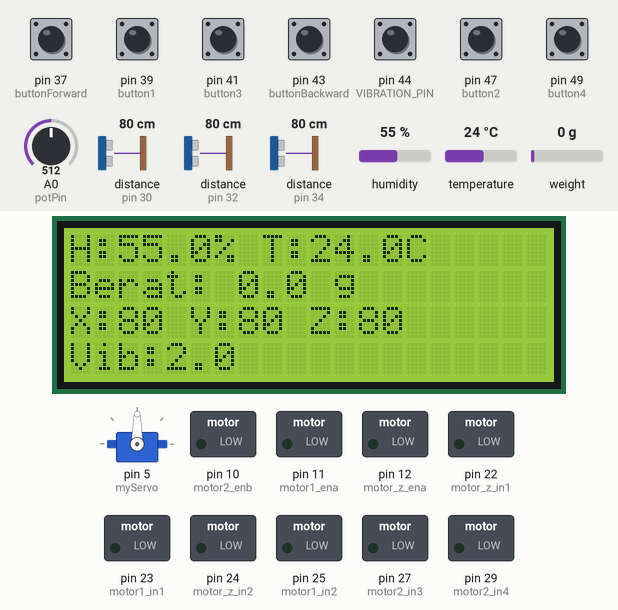
This sketch was run on a simulated Arduino Mega 2560, built with avr-gcc and run on an emulated ATmega2560. On the bench: servo, 20×4 character LCD, switched loads named in the sketch (green lamp = pin HIGH). Wiring (inferred from the names in the program): 3 × ultrasonic range finder: trigger pin 2, echo pin 30 / trigger pin 3, echo pin 32 / trigger pin 8, echo pin 34. The inputs (shaded band) are chosen by the test bench; at power-on: pin 37 (buttonForward), pin 39 (button1), pin 41 (button3), pin 43 (buttonBackward), pin 44 (VIBRATION_PIN), pin 47 (button2), pin 49 (button4) HIGH, temperature 24 °C, A0 (potPin) = 512, distance to the obstacle (sensors on pin 30, pin 32, pin 34) 80 cm, humidity 55 %, weight on the scale 0 g. The echo pulse lasts 58.3 µs per cm; pins used as bus, display or sensor lines are not drawn; what the sketch prints to the serial monitor is not drawn.

Above: at 2.2 s.
2.3 s: temperature set to 10.5 °C
At 4.3 s:
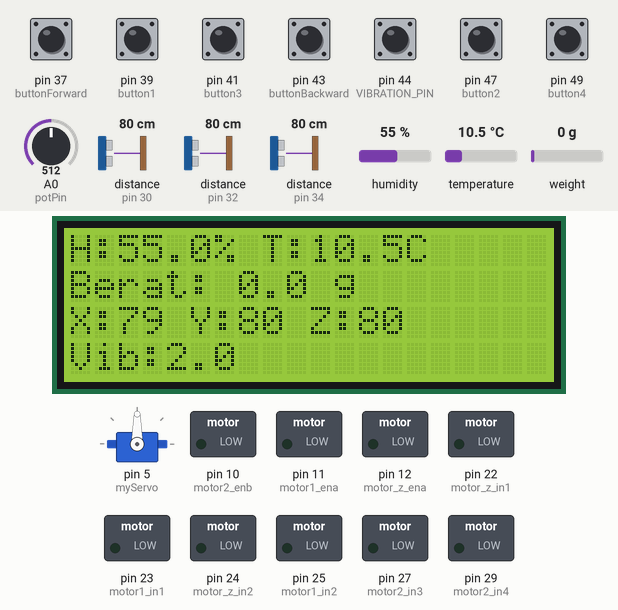
7.2 s: temperature set to 9.6 °C
At 11.8 s:
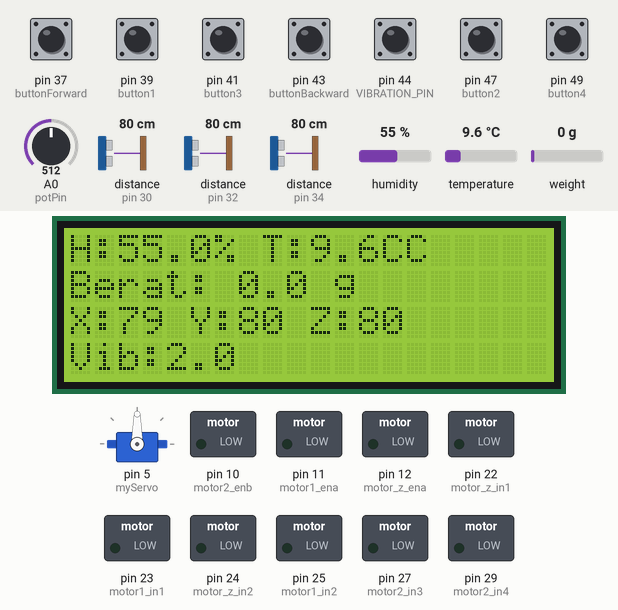
12.7 s: A0 (potPin) set to 251
19.2 s: A0 (potPin) set to 224
At 20.5 s:
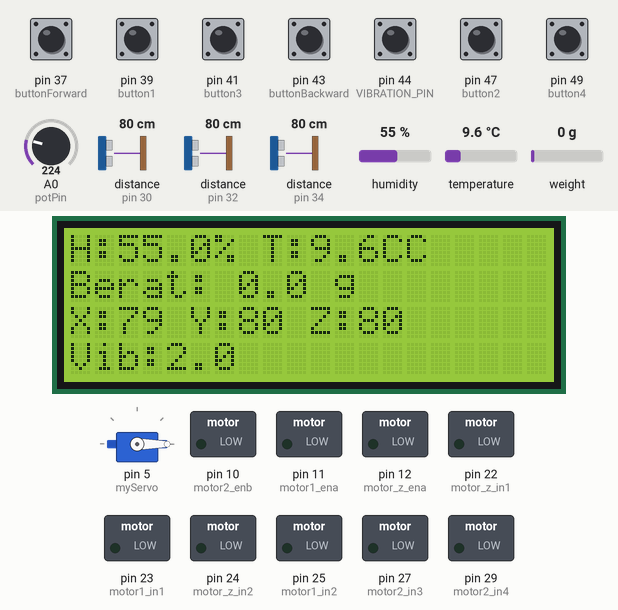
20.8 s: pin 43 (buttonBackward) pulled LOW for 0.15 s
At 22.0 s:
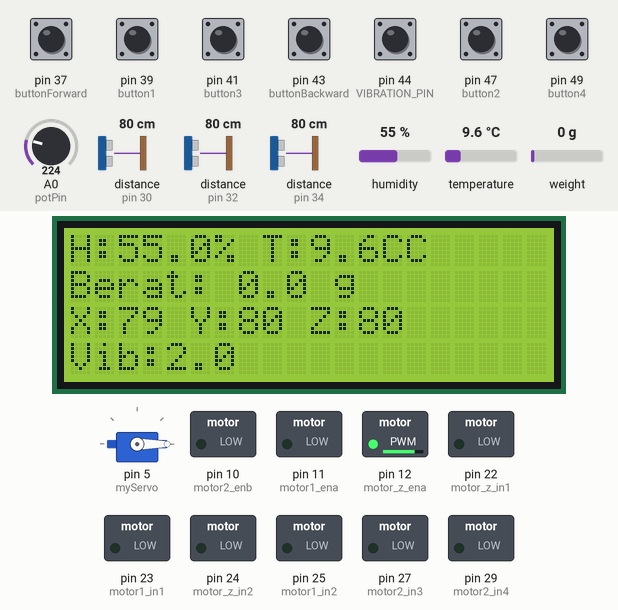
23.2 s: pin 37 (buttonForward) pulled LOW for 1 s
At 24.0 s:
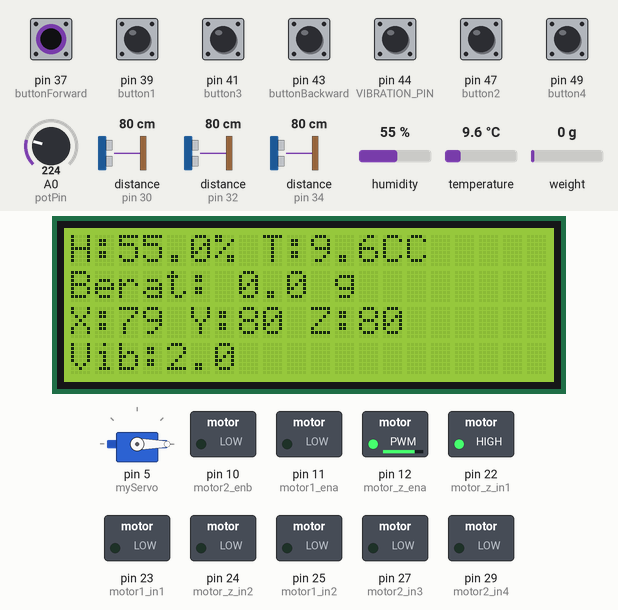
Timing chart, 0 to 26.2 s (numbered marks = the images above; inputs shaded):
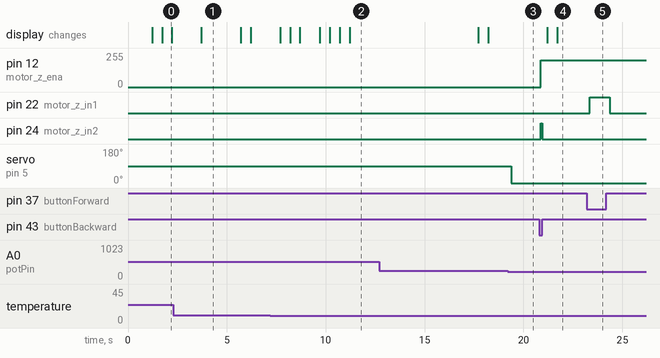

The sketch:

program_mega_fikss.ino
```cpp
//library
#include <Servo.h>
#include <DHT.h>
#include <Wire.h>
#include <LiquidCrystal_I2C.h>
#include "HX711.h"

// Konfigurasi Servo
Servo myServo;
int potPin = A0;
int potValue = 0;
int servoAngle = 90;

// Konfigurasi DHT22
#define dht_pin 35
#define dht_type DHT22
DHT dht22(dht_pin, dht_type);

// Konfigurasi HCSR04
#define triq1 8
#define echo1 34
#define triq3 2
#define echo3 30
#define triq2 3
#define echo2 32

// Konfigurasi Sensor Getaran
#define VIBRATION_PIN 44
unsigned long lastVibrationTime = 0;
unsigned long vibrationInterval = 0;
unsigned long noVibrationTime = 0;
// int vibrationCount = 0;
float vibrationFrequency = 0;

// Konfigurasi HX711
#define DT 46
#define SCK 48
HX711 scale;
float calibration_factor = -81.0;

// Konfigurasi LCD
LiquidCrystal_I2C lcd(0x27, 20, 4);

// Konfigurasi button
const int button1 = 39; //motor 1 kri
const int button2 = 47; //motor 1 kanan
const int button3 = 41; //motor 2 naik
const int button4 = 49; //motor 2 turun
const int buttonForward = 37; //maju
const int buttonBackward = 43; //mundur
//motor kri kanan (X)
const int motor1_in1 = 23;
const int motor1_in2 = 25;
const int motor1_ena = 11;
//motor atas bawah (Y)
const int motor2_in3 = 27;
const int motor2_in4 = 29;
const int motor2_enb = 10;
//motor maju mundur(z)
const int motor_z_in1 = 22;
const int motor_z_in2 = 24;
const int motor_z_ena = 12;

int x = 0; int y = 0; int z = 0;

// Timer untuk interval pembacaan sensor
unsigned long lastSensorReadTime = 0;
const unsigned long sensorInterval = 500; // Interval pembacaan sensor dalam ms

// Data sensor
float humi, temp, weight;
long jarakX, jarakY, jarakZ;

void setup() {
  Serial1.begin(115200); // Serial untuk komunikasi ke ESP8266
  Serial.begin(9600);  // Serial untuk debugging

  dht22.begin();

  pinMode(triq1, OUTPUT);
  pinMode(echo1, INPUT);
  pinMode(triq2, OUTPUT);
  pinMode(echo2, INPUT);
  pinMode(triq3, OUTPUT);
  pinMode(echo3, INPUT);
  pinMode(VIBRATION_PIN, INPUT_PULLUP);

  pinMode(button1, INPUT_PULLUP);
  pinMode(button2, INPUT_PULLUP);
  pinMode(button3, INPUT_PULLUP);
  pinMode(button4, INPUT_PULLUP);
  pinMode(buttonForward, INPUT_PULLUP);
  pinMode(buttonBackward, INPUT_PULLUP);

  pinMode(motor1_in1, OUTPUT);
  pinMode(motor1_in2, OUTPUT);
  pinMode(motor1_ena, OUTPUT);

  pinMode(motor2_in3, OUTPUT);
  pinMode(motor2_in4, OUTPUT);
  pinMode(motor2_enb, OUTPUT);

  pinMode(motor_z_in1, OUTPUT);
  pinMode(motor_z_in2, OUTPUT);
  pinMode(motor_z_ena, OUTPUT);

  myServo.attach(5);

  lcd.init();
  lcd.backlight();

  scale.begin(DT, SCK);
  scale.set_scale(calibration_factor);
  scale.tare();
}

void loop() {
  unsigned long currentMillis = millis();

  // Membaca sensor setiap interval
  if (currentMillis - lastSensorReadTime >= sensorInterval) {
    lastSensorReadTime = currentMillis;

    humi = dht22.readHumidity();
    temp = dht22.readTemperature();
    jarakX = readUltrasonic(triq1, echo1);
    jarakY = readUltrasonic(triq3, echo3);
    jarakZ = readUltrasonic(triq2, echo2);
    weight = scale.get_units();
    weight = (abs(weight) < 1.0) ? 0 : weight;

    updateVibration();

    // Menampilkan data di LCD
    lcd.setCursor(0, 0);
    lcd.print("H:" + String(humi, 1) + "% T:" + String(temp, 1) + "C");
    lcd.setCursor(0, 1);
    lcd.print("Berat: " + String(weight, 1) + " g");
    lcd.setCursor(0, 2);
    lcd.print("X:" + String(jarakX) + " Y:" + String(jarakY) + " Z:" + String(jarakZ));
    lcd.setCursor(0, 3);
    lcd.print("Vib:" + String(vibrationFrequency, 1));

    // delay(200);
    // Mengirim data ke ESP8266 berulang
    sendDataToESP8266();

    // Debugging data pada Serial Monitor
    Serial.println("=== Debugging Data ===");
    Serial.print("Humidity: "); Serial.print(humi); Serial.println("%");
    Serial.print("Temperature: "); Serial.print(temp); Serial.println(" C");
    Serial.print("Distance X: "); Serial.print(jarakX); Serial.println(" cm");
    Serial.print("Distance Y: "); Serial.print(jarakY); Serial.println(" cm");
    Serial.print("Distance Z: "); Serial.print(jarakZ); Serial.println(" cm");
    Serial.print("Weight: "); Serial.print(weight); Serial.println(" g");
    Serial.print("Vibration Frequency: "); Serial.print(vibrationFrequency); Serial.println(" Hz");
    // Serial.print("Vibration Count: "); Serial.println(vibrationCount);
    Serial.println("=====================");
  }

  // Mengatur servo
  potValue = analogRead(potPin);
  int mappedValue = map(potValue, 0, 1023, -90, 90);
  if (mappedValue > -10 && mappedValue < 10) {
    myServo.write(servoAngle);
  } else {
    servoAngle = constrain(servoAngle + mappedValue / 50, 0, 180);
    myServo.write(servoAngle);
  }

  // Membaca tombol dan mengontrol motor
  bool button1State = !digitalRead(button1);
  bool button2State = !digitalRead(button2);
  bool button3State = !digitalRead(button3);
  bool button4State = !digitalRead(button4);
  bool buttonForwardState = !digitalRead(buttonForward);
  bool buttonBackwardState = !digitalRead(buttonBackward);

  x = button1State ? -1 : button2State ? 1 : 0;
  y = button3State ? 1 : button4State ? -1 : 0;
  z = buttonForwardState ? 1 : buttonBackwardState ? -1 : 0;

  controlMotor1(x); controlMotor2(y); controlMotorZ(z);
}
// kirim data ke 8266
void sendDataToESP8266() {
  String jsonData = "{";
  jsonData += "\"humidity\":" + String(humi, 1) + ",";
  jsonData += "\"temperature\":" + String(temp, 1) + ",";
  jsonData += "\"distanceX\":" + String(jarakX) + ",";
  jsonData += "\"distanceY\":" + String(jarakY) + ",";
  jsonData += "\"distanceZ\":" + String(jarakZ) + ",";
  jsonData += "\"weight\":" + String(weight, 1) + ",";
  jsonData += "\"vibrationFrequency\":" + String(vibrationFrequency, 1) + ",";
  // jsonData += "\"vibrationCount\":" + String(vibrationCount);
  jsonData += "}";

  Serial1.println(jsonData);
}

long readUltrasonic(int trigPin, int echoPin) {
  digitalWrite(trigPin, LOW);
  delayMicroseconds(2);
  digitalWrite(trigPin, HIGH);
  delayMicroseconds(10);
  digitalWrite(trigPin, LOW);
  long duration = pulseIn(echoPin, HIGH);
  return (duration > 0) ? (duration / 2) / 29.1 : -1;
}

void updateVibration() {
  int vibrationValue = digitalRead(VIBRATION_PIN);
  unsigned long currentTime = micros();

  if (vibrationValue == HIGH) {
    if (currentTime - lastVibrationTime > 30) {//debounce time
      // vibrationCount++;
      vibrationInterval = currentTime - lastVibrationTime;
      lastVibrationTime = currentTime;
    }
    noVibrationTime = millis();
  } else {
    if (millis() - noVibrationTime > 2000) {
      vibrationInterval = 0;
      vibrationFrequency = 0;
      // vibrationCount = 0;
    }
  }

  if (vibrationInterval > 0) {
    vibrationFrequency = 1000000.0 / vibrationInterval;
  }
}
//motor kanan kiri
void controlMotor1(int state) {
  if (state == -1) {
    digitalWrite(motor1_in1, HIGH);
    digitalWrite(motor1_in2, LOW);
    analogWrite(motor1_ena, 100);//speed
  } else if (state == 1) {
    digitalWrite(motor1_in1, LOW);
    digitalWrite(motor1_in2, HIGH);
    analogWrite(motor1_ena, 100);//speed
  } else {
    digitalWrite(motor1_in1, LOW);
    digitalWrite(motor1_in2, LOW);
  }
}
//motor naik turun
void controlMotor2(int state) {
  if (state == 1) {
    digitalWrite(motor2_in3, HIGH);
    digitalWrite(motor2_in4, LOW);
    analogWrite(motor2_enb, 80);//speed naik
  } else if (state == -1) {
    digitalWrite(motor2_in3, LOW);
    digitalWrite(motor2_in4, HIGH);
    analogWrite(motor2_enb, 50);//speed turun
  } else {
    digitalWrite(motor2_in3, LOW);
    digitalWrite(motor2_in4, LOW);
  }
}
//motor maju mundur
void controlMotorZ(int state) {
  if (state == 1) {
    digitalWrite(motor_z_in1, HIGH);
    digitalWrite(motor_z_in2, LOW);
    analogWrite(motor_z_ena, 200);//speed maju
  } else if (state == -1) {
    digitalWrite(motor_z_in1, LOW);
    digitalWrite(motor_z_in2, HIGH);
    analogWrite(motor_z_ena, 200);//speed mundur
  } else {
    digitalWrite(motor_z_in1, LOW);
    digitalWrite(motor_z_in2, LOW);
  }
}
```

Measured:
- the behaviour switches between 10 and 9.9 °C on temperature (found by bisection; images 1 and 2)
- the behaviour switches between 234 and 233 on A0 (potPin) (found by bisection; images 2 and 3)
- after the input at 2.3 s, the display: changes after 1.4 s (image 1)
- after the input at 7.2 s, the display: first differs from a run without the input after 1.5 s (image 2)
- after the input at 19.2 s, servo on pin 5 (myServo): 90° → 0° after 0.16 s
- after the input at 20.8 s, pin 12 (motor_z_ena): 0/255 → 200/255 after 0.06 s; pin 24 (motor_z_in2): LOW → HIGH after 0.06 s, → LOW 0.09 s later; the display: first changes after 0.42 s (image 4 shows a later state)
- after the input at 23.2 s, pin 22 (motor_z_in1): LOW → HIGH after 0.16 s, → LOW 1.0 s later
